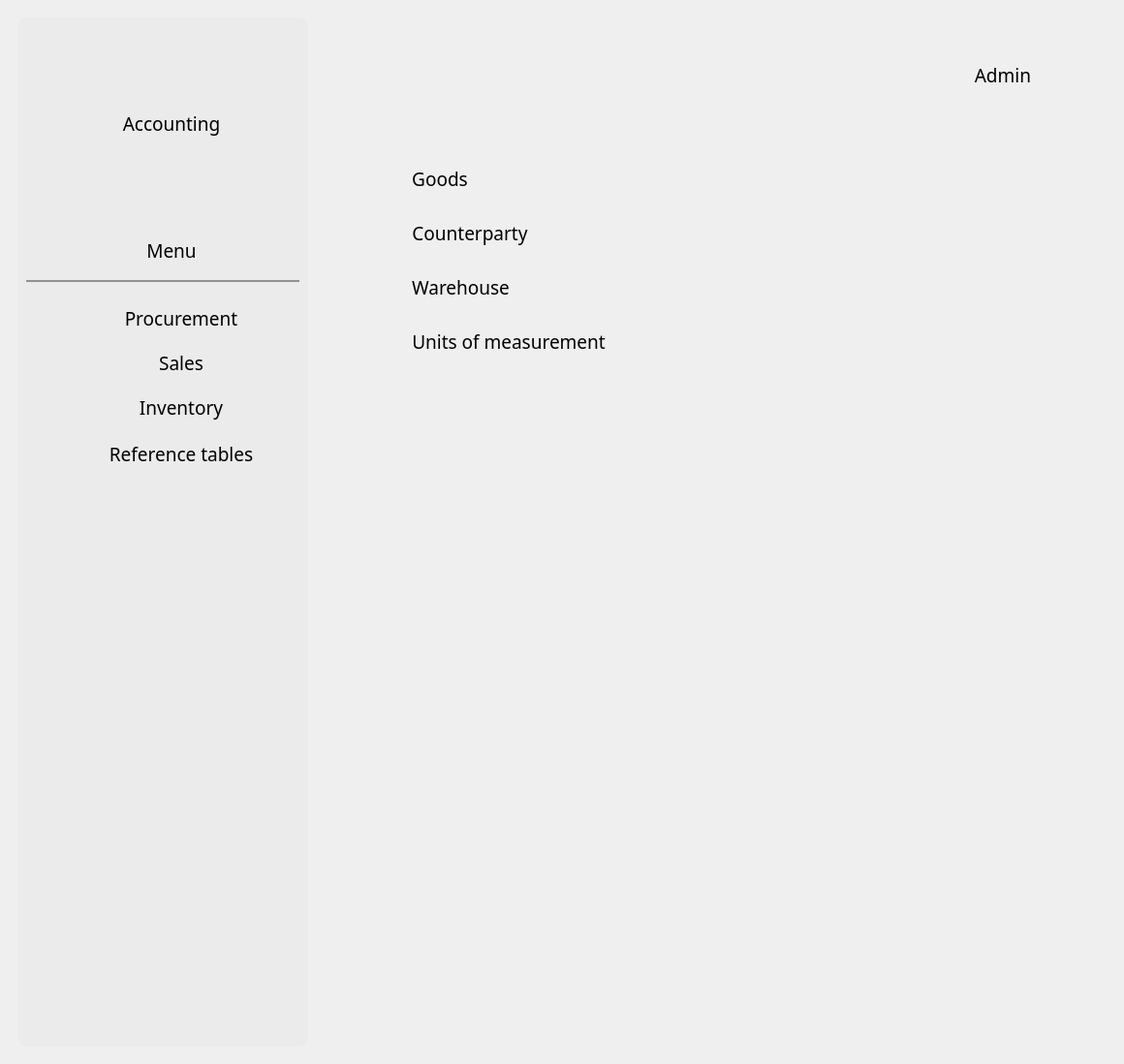
<?xml version="1.0" encoding="UTF-8"?>
<ui version="4.0">
 <class>MainWindow</class>
 <widget class="QMainWindow" name="MainWindow">
  <property name="geometry">
   <rect>
    <x>0</x>
    <y>0</y>
    <width>1160</width>
    <height>1098</height>
   </rect>
  </property>
  <property name="sizePolicy">
   <sizepolicy hsizetype="Expanding" vsizetype="Expanding">
    <horstretch>100</horstretch>
    <verstretch>100</verstretch>
   </sizepolicy>
  </property>
  <property name="windowTitle">
   <string>MainWindow</string>
  </property>
  <property name="styleSheet">
   <string notr="true">QGroupBox { border: none; }
QPushButton {
    border: none;
    color: black;
}
QPushButton:hover {
    color: grey;
}</string>
  </property>
  <widget class="QWidget" name="centralwidget">
   <property name="sizePolicy">
    <sizepolicy hsizetype="Expanding" vsizetype="Expanding">
     <horstretch>0</horstretch>
     <verstretch>0</verstretch>
    </sizepolicy>
   </property>
   <layout class="QGridLayout" name="gridLayout_7">
    <item row="0" column="0">
     <widget class="QGroupBox" name="horizontalGroupBox">
      <property name="sizePolicy">
       <sizepolicy hsizetype="Expanding" vsizetype="Expanding">
        <horstretch>0</horstretch>
        <verstretch>0</verstretch>
       </sizepolicy>
      </property>
      <property name="maximumSize">
       <size>
        <width>1920</width>
        <height>1080</height>
       </size>
      </property>
      <layout class="QGridLayout" name="gridLayout_6">
       <item row="0" column="1">
        <widget class="QGroupBox" name="Right_side">
         <property name="sizePolicy">
          <sizepolicy hsizetype="Expanding" vsizetype="Expanding">
           <horstretch>162</horstretch>
           <verstretch>108</verstretch>
          </sizepolicy>
         </property>
         <property name="maximumSize">
          <size>
           <width>1620</width>
           <height>1080</height>
          </size>
         </property>
         <property name="layoutDirection">
          <enum>Qt::LeftToRight</enum>
         </property>
         <property name="styleSheet">
          <string notr="true"/>
         </property>
         <property name="alignment">
          <set>Qt::AlignRight|Qt::AlignTrailing|Qt::AlignVCenter</set>
         </property>
         <layout class="QGridLayout" name="gridLayout_4">
          <item row="0" column="0">
           <widget class="QGroupBox" name="Header_block">
            <property name="sizePolicy">
             <sizepolicy hsizetype="Expanding" vsizetype="Expanding">
              <horstretch>0</horstretch>
              <verstretch>0</verstretch>
             </sizepolicy>
            </property>
            <property name="minimumSize">
             <size>
              <width>800</width>
              <height>100</height>
             </size>
            </property>
            <property name="maximumSize">
             <size>
              <width>1620</width>
              <height>100</height>
             </size>
            </property>
            <property name="alignment">
             <set>Qt::AlignRight|Qt::AlignTrailing|Qt::AlignVCenter</set>
            </property>
            <layout class="QGridLayout" name="gridLayout_2">
             <item row="0" column="0">
              <widget class="QGroupBox" name="User_info">
               <property name="sizePolicy">
                <sizepolicy hsizetype="Expanding" vsizetype="Expanding">
                 <horstretch>0</horstretch>
                 <verstretch>0</verstretch>
                </sizepolicy>
               </property>
               <property name="maximumSize">
                <size>
                 <width>1620</width>
                 <height>100</height>
                </size>
               </property>
               <property name="alignment">
                <set>Qt::AlignRight|Qt::AlignTop|Qt::AlignTrailing</set>
               </property>
               <layout class="QGridLayout" name="gridLayout_3">
                <item row="0" column="2">
                 <widget class="QPushButton" name="logout">
                  <property name="sizePolicy">
                   <sizepolicy hsizetype="Expanding" vsizetype="Expanding">
                    <horstretch>0</horstretch>
                    <verstretch>0</verstretch>
                   </sizepolicy>
                  </property>
                  <property name="maximumSize">
                   <size>
                    <width>45</width>
                    <height>40</height>
                   </size>
                  </property>
                  <property name="layoutDirection">
                   <enum>Qt::RightToLeft</enum>
                  </property>
                  <property name="text">
                   <string/>
                  </property>
                  <property name="icon">
                   <iconset>
                    <normaloff>icons/logout.png</normaloff>icons/logout.png</iconset>
                  </property>
                  <property name="iconSize">
                   <size>
                    <width>40</width>
                    <height>40</height>
                   </size>
                  </property>
                 </widget>
                </item>
                <item row="0" column="1">
                 <widget class="QLabel" name="username">
                  <property name="sizePolicy">
                   <sizepolicy hsizetype="Expanding" vsizetype="Expanding">
                    <horstretch>0</horstretch>
                    <verstretch>0</verstretch>
                   </sizepolicy>
                  </property>
                  <property name="maximumSize">
                   <size>
                    <width>90</width>
                    <height>50</height>
                   </size>
                  </property>
                  <property name="font">
                   <font>
                    <family>Century Gothic</family>
                    <pointsize>14</pointsize>
                   </font>
                  </property>
                  <property name="text">
                   <string>Admin</string>
                  </property>
                  <property name="alignment">
                   <set>Qt::AlignRight|Qt::AlignTrailing|Qt::AlignVCenter</set>
                  </property>
                 </widget>
                </item>
                <item row="0" column="0">
                 <widget class="QLabel" name="label">
                  <property name="text">
                   <string/>
                  </property>
                 </widget>
                </item>
               </layout>
              </widget>
             </item>
            </layout>
           </widget>
          </item>
          <item row="2" column="0">
           <widget class="QGroupBox" name="Body_block">
            <property name="sizePolicy">
             <sizepolicy hsizetype="Expanding" vsizetype="Expanding">
              <horstretch>0</horstretch>
              <verstretch>0</verstretch>
             </sizepolicy>
            </property>
            <property name="maximumSize">
             <size>
              <width>1620</width>
              <height>980</height>
             </size>
            </property>
            <property name="alignment">
             <set>Qt::AlignRight|Qt::AlignTop|Qt::AlignTrailing</set>
            </property>
            <layout class="QGridLayout" name="gridLayout">
             <item row="0" column="4">
              <widget class="QGroupBox" name="items_in_body">
               <property name="minimumSize">
                <size>
                 <width>200</width>
                 <height>100</height>
                </size>
               </property>
               <property name="maximumSize">
                <size>
                 <width>1370</width>
                 <height>980</height>
                </size>
               </property>
               <property name="alignment">
                <set>Qt::AlignLeading|Qt::AlignLeft|Qt::AlignTop</set>
               </property>
               <layout class="QGridLayout" name="gridLayout_9">
                <item row="1" column="0">
                 <widget class="QGroupBox" name="verticalGroupBox">
                  <property name="minimumSize">
                   <size>
                    <width>0</width>
                    <height>800</height>
                   </size>
                  </property>
                  <layout class="QGridLayout" name="gridLayout_11">
                   <item row="1" column="0">
                    <widget class="QFrame" name="goods_nav_2">
                     <property name="maximumSize">
                      <size>
                       <width>16777215</width>
                       <height>50</height>
                      </size>
                     </property>
                     <layout class="QHBoxLayout" name="horizontalLayout_2">
                      <property name="spacing">
                       <number>1</number>
                      </property>
                      <item>
                       <widget class="QLabel" name="goods_pic">
                        <property name="maximumSize">
                         <size>
                          <width>55</width>
                          <height>32</height>
                         </size>
                        </property>
                        <property name="text">
                         <string/>
                        </property>
                        <property name="pixmap">
                         <pixmap>icons/boxes.png</pixmap>
                        </property>
                       </widget>
                      </item>
                      <item>
                       <widget class="QPushButton" name="goods">
                        <property name="sizePolicy">
                         <sizepolicy hsizetype="Fixed" vsizetype="Fixed">
                          <horstretch>0</horstretch>
                          <verstretch>0</verstretch>
                         </sizepolicy>
                        </property>
                        <property name="font">
                         <font>
                          <family>Century Gothic</family>
                          <pointsize>14</pointsize>
                         </font>
                        </property>
                        <property name="text">
                         <string>Goods</string>
                        </property>
                       </widget>
                      </item>
                      <item>
                       <widget class="QLabel" name="label_4">
                        <property name="text">
                         <string/>
                        </property>
                       </widget>
                      </item>
                     </layout>
                    </widget>
                   </item>
                   <item row="5" column="0">
                    <widget class="QLabel" name="label_2">
                     <property name="minimumSize">
                      <size>
                       <width>0</width>
                       <height>500</height>
                      </size>
                     </property>
                     <property name="lineWidth">
                      <number>2</number>
                     </property>
                     <property name="text">
                      <string/>
                     </property>
                    </widget>
                   </item>
                   <item row="2" column="0">
                    <widget class="QFrame" name="counterparty_nav_2">
                     <property name="maximumSize">
                      <size>
                       <width>16777215</width>
                       <height>50</height>
                      </size>
                     </property>
                     <layout class="QHBoxLayout" name="counterparty_nav">
                      <property name="spacing">
                       <number>1</number>
                      </property>
                      <item>
                       <widget class="QLabel" name="counterparty_pic">
                        <property name="maximumSize">
                         <size>
                          <width>55</width>
                          <height>32</height>
                         </size>
                        </property>
                        <property name="text">
                         <string/>
                        </property>
                        <property name="pixmap">
                         <pixmap>icons/people.png</pixmap>
                        </property>
                       </widget>
                      </item>
                      <item>
                       <widget class="QPushButton" name="counterparty">
                        <property name="sizePolicy">
                         <sizepolicy hsizetype="Fixed" vsizetype="Fixed">
                          <horstretch>0</horstretch>
                          <verstretch>0</verstretch>
                         </sizepolicy>
                        </property>
                        <property name="font">
                         <font>
                          <family>Century Gothic</family>
                          <pointsize>14</pointsize>
                         </font>
                        </property>
                        <property name="text">
                         <string>Counterparty</string>
                        </property>
                       </widget>
                      </item>
                      <item>
                       <widget class="QLabel" name="label_5">
                        <property name="text">
                         <string/>
                        </property>
                       </widget>
                      </item>
                     </layout>
                    </widget>
                   </item>
                   <item row="3" column="0">
                    <widget class="QFrame" name="warehouse_nav_2">
                     <property name="maximumSize">
                      <size>
                       <width>16777215</width>
                       <height>50</height>
                      </size>
                     </property>
                     <layout class="QHBoxLayout" name="warehouse_nav">
                      <property name="spacing">
                       <number>1</number>
                      </property>
                      <item>
                       <widget class="QLabel" name="warehouse_pic">
                        <property name="maximumSize">
                         <size>
                          <width>55</width>
                          <height>32</height>
                         </size>
                        </property>
                        <property name="text">
                         <string/>
                        </property>
                        <property name="pixmap">
                         <pixmap>icons/warehouse.png</pixmap>
                        </property>
                       </widget>
                      </item>
                      <item>
                       <widget class="QPushButton" name="warehouse">
                        <property name="sizePolicy">
                         <sizepolicy hsizetype="Fixed" vsizetype="Fixed">
                          <horstretch>0</horstretch>
                          <verstretch>0</verstretch>
                         </sizepolicy>
                        </property>
                        <property name="font">
                         <font>
                          <family>Century Gothic</family>
                          <pointsize>14</pointsize>
                         </font>
                        </property>
                        <property name="text">
                         <string>Warehouse</string>
                        </property>
                       </widget>
                      </item>
                      <item>
                       <widget class="QLabel" name="label_6">
                        <property name="text">
                         <string/>
                        </property>
                       </widget>
                      </item>
                     </layout>
                    </widget>
                   </item>
                   <item row="4" column="0">
                    <widget class="QFrame" name="units_nav">
                     <property name="maximumSize">
                      <size>
                       <width>16777215</width>
                       <height>50</height>
                      </size>
                     </property>
                     <layout class="QHBoxLayout" name="horizontalLayout_3">
                      <property name="spacing">
                       <number>1</number>
                      </property>
                      <item>
                       <widget class="QLabel" name="units_pic">
                        <property name="maximumSize">
                         <size>
                          <width>55</width>
                          <height>32</height>
                         </size>
                        </property>
                        <property name="text">
                         <string/>
                        </property>
                        <property name="pixmap">
                         <pixmap>icons/weight.png</pixmap>
                        </property>
                       </widget>
                      </item>
                      <item>
                       <widget class="QPushButton" name="units">
                        <property name="sizePolicy">
                         <sizepolicy hsizetype="Fixed" vsizetype="Fixed">
                          <horstretch>0</horstretch>
                          <verstretch>0</verstretch>
                         </sizepolicy>
                        </property>
                        <property name="font">
                         <font>
                          <family>Century Gothic</family>
                          <pointsize>14</pointsize>
                         </font>
                        </property>
                        <property name="text">
                         <string>Units of measurement</string>
                        </property>
                       </widget>
                      </item>
                      <item>
                       <widget class="QLabel" name="label_7">
                        <property name="text">
                         <string/>
                        </property>
                       </widget>
                      </item>
                     </layout>
                    </widget>
                   </item>
                  </layout>
                 </widget>
                </item>
               </layout>
              </widget>
             </item>
            </layout>
           </widget>
          </item>
         </layout>
        </widget>
       </item>
       <item row="0" column="0">
        <widget class="QFrame" name="Left_side">
         <property name="sizePolicy">
          <sizepolicy hsizetype="Expanding" vsizetype="Expanding">
           <horstretch>0</horstretch>
           <verstretch>0</verstretch>
          </sizepolicy>
         </property>
         <property name="maximumSize">
          <size>
           <width>300</width>
           <height>1080</height>
          </size>
         </property>
         <property name="styleSheet">
          <string notr="true">background: #EBEBEB;
border-radius: 10px;
</string>
         </property>
         <layout class="QGridLayout" name="gridLayout_5">
          <property name="bottomMargin">
           <number>3</number>
          </property>
          <item row="2" column="0">
           <widget class="QFrame" name="separator">
            <property name="minimumSize">
             <size>
              <width>0</width>
              <height>2</height>
             </size>
            </property>
            <property name="maximumSize">
             <size>
              <width>16777215</width>
              <height>2</height>
             </size>
            </property>
            <property name="styleSheet">
             <string notr="true">background-color: rgb(145, 145, 145);</string>
            </property>
            <property name="frameShape">
             <enum>QFrame::Panel</enum>
            </property>
            <property name="frameShadow">
             <enum>QFrame::Sunken</enum>
            </property>
           </widget>
          </item>
          <item row="5" column="0">
           <widget class="QGroupBox" name="verticalGroupBox">
            <property name="sizePolicy">
             <sizepolicy hsizetype="Expanding" vsizetype="Expanding">
              <horstretch>0</horstretch>
              <verstretch>0</verstretch>
             </sizepolicy>
            </property>
            <property name="minimumSize">
             <size>
              <width>0</width>
              <height>630</height>
             </size>
            </property>
            <property name="styleSheet">
             <string notr="true"/>
            </property>
            <layout class="QVBoxLayout" name="verticalLayout_3"/>
           </widget>
          </item>
          <item row="3" column="0">
           <widget class="QGroupBox" name="verticalGroupBox">
            <property name="sizePolicy">
             <sizepolicy hsizetype="Expanding" vsizetype="Expanding">
              <horstretch>0</horstretch>
              <verstretch>0</verstretch>
             </sizepolicy>
            </property>
            <property name="styleSheet">
             <string notr="true"/>
            </property>
            <layout class="QVBoxLayout" name="verticalLayout_2">
             <property name="spacing">
              <number>1</number>
             </property>
             <item>
              <widget class="QFrame" name="procurement_nav">
               <property name="sizePolicy">
                <sizepolicy hsizetype="Expanding" vsizetype="Expanding">
                 <horstretch>0</horstretch>
                 <verstretch>0</verstretch>
                </sizepolicy>
               </property>
               <property name="maximumSize">
                <size>
                 <width>16777215</width>
                 <height>50</height>
                </size>
               </property>
               <property name="font">
                <font>
                 <family>Century Gothic</family>
                 <pointsize>14</pointsize>
                </font>
               </property>
               <layout class="QHBoxLayout" name="income_nav">
                <item>
                 <widget class="QLabel" name="procurement_pic">
                  <property name="sizePolicy">
                   <sizepolicy hsizetype="Expanding" vsizetype="Expanding">
                    <horstretch>0</horstretch>
                    <verstretch>0</verstretch>
                   </sizepolicy>
                  </property>
                  <property name="maximumSize">
                   <size>
                    <width>32</width>
                    <height>32</height>
                   </size>
                  </property>
                  <property name="baseSize">
                   <size>
                    <width>0</width>
                    <height>0</height>
                   </size>
                  </property>
                  <property name="font">
                   <font>
                    <family>Century Gothic</family>
                    <pointsize>14</pointsize>
                   </font>
                  </property>
                  <property name="text">
                   <string/>
                  </property>
                  <property name="pixmap">
                   <pixmap>icons/procurement.png</pixmap>
                  </property>
                  <property name="alignment">
                   <set>Qt::AlignCenter</set>
                  </property>
                 </widget>
                </item>
                <item>
                 <widget class="QPushButton" name="procurement">
                  <property name="sizePolicy">
                   <sizepolicy hsizetype="Expanding" vsizetype="Expanding">
                    <horstretch>0</horstretch>
                    <verstretch>0</verstretch>
                   </sizepolicy>
                  </property>
                  <property name="font">
                   <font>
                    <family>Century Gothic</family>
                    <pointsize>14</pointsize>
                   </font>
                  </property>
                  <property name="styleSheet">
                   <string notr="true"/>
                  </property>
                  <property name="text">
                   <string>Procurement</string>
                  </property>
                 </widget>
                </item>
               </layout>
              </widget>
             </item>
             <item>
              <widget class="QFrame" name="sales_nav_2">
               <property name="sizePolicy">
                <sizepolicy hsizetype="Expanding" vsizetype="Expanding">
                 <horstretch>0</horstretch>
                 <verstretch>0</verstretch>
                </sizepolicy>
               </property>
               <property name="maximumSize">
                <size>
                 <width>16777215</width>
                 <height>50</height>
                </size>
               </property>
               <property name="font">
                <font>
                 <family>Century Gothic</family>
                 <pointsize>14</pointsize>
                </font>
               </property>
               <layout class="QHBoxLayout" name="expense_nav">
                <item>
                 <widget class="QLabel" name="sales_pic">
                  <property name="sizePolicy">
                   <sizepolicy hsizetype="Expanding" vsizetype="Expanding">
                    <horstretch>0</horstretch>
                    <verstretch>0</verstretch>
                   </sizepolicy>
                  </property>
                  <property name="minimumSize">
                   <size>
                    <width>0</width>
                    <height>0</height>
                   </size>
                  </property>
                  <property name="maximumSize">
                   <size>
                    <width>32</width>
                    <height>32</height>
                   </size>
                  </property>
                  <property name="font">
                   <font>
                    <family>Century Gothic</family>
                    <pointsize>14</pointsize>
                   </font>
                  </property>
                  <property name="text">
                   <string/>
                  </property>
                  <property name="pixmap">
                   <pixmap>icons/cash-register.png</pixmap>
                  </property>
                 </widget>
                </item>
                <item>
                 <widget class="QPushButton" name="sales">
                  <property name="sizePolicy">
                   <sizepolicy hsizetype="Expanding" vsizetype="Expanding">
                    <horstretch>0</horstretch>
                    <verstretch>0</verstretch>
                   </sizepolicy>
                  </property>
                  <property name="font">
                   <font>
                    <family>Century Gothic</family>
                    <pointsize>14</pointsize>
                   </font>
                  </property>
                  <property name="styleSheet">
                   <string notr="true"/>
                  </property>
                  <property name="text">
                   <string>Sales</string>
                  </property>
                 </widget>
                </item>
               </layout>
              </widget>
             </item>
             <item>
              <widget class="QFrame" name="inventory_nav">
               <property name="sizePolicy">
                <sizepolicy hsizetype="Expanding" vsizetype="Expanding">
                 <horstretch>0</horstretch>
                 <verstretch>0</verstretch>
                </sizepolicy>
               </property>
               <property name="maximumSize">
                <size>
                 <width>16777215</width>
                 <height>50</height>
                </size>
               </property>
               <property name="font">
                <font>
                 <family>Century Gothic</family>
                 <pointsize>14</pointsize>
                </font>
               </property>
               <layout class="QHBoxLayout" name="goods_nav">
                <item>
                 <widget class="QLabel" name="inventory_pic">
                  <property name="sizePolicy">
                   <sizepolicy hsizetype="Expanding" vsizetype="Expanding">
                    <horstretch>0</horstretch>
                    <verstretch>0</verstretch>
                   </sizepolicy>
                  </property>
                  <property name="maximumSize">
                   <size>
                    <width>32</width>
                    <height>32</height>
                   </size>
                  </property>
                  <property name="font">
                   <font>
                    <family>Century Gothic</family>
                    <pointsize>14</pointsize>
                   </font>
                  </property>
                  <property name="text">
                   <string/>
                  </property>
                  <property name="pixmap">
                   <pixmap>icons/inventory.png</pixmap>
                  </property>
                 </widget>
                </item>
                <item>
                 <widget class="QPushButton" name="inventory">
                  <property name="sizePolicy">
                   <sizepolicy hsizetype="Expanding" vsizetype="Expanding">
                    <horstretch>0</horstretch>
                    <verstretch>0</verstretch>
                   </sizepolicy>
                  </property>
                  <property name="font">
                   <font>
                    <family>Century Gothic</family>
                    <pointsize>14</pointsize>
                   </font>
                  </property>
                  <property name="styleSheet">
                   <string notr="true"/>
                  </property>
                  <property name="text">
                   <string>Inventory</string>
                  </property>
                 </widget>
                </item>
               </layout>
              </widget>
             </item>
             <item>
              <widget class="QFrame" name="reference_nav">
               <property name="minimumSize">
                <size>
                 <width>0</width>
                 <height>50</height>
                </size>
               </property>
               <property name="maximumSize">
                <size>
                 <width>16777215</width>
                 <height>50</height>
                </size>
               </property>
               <layout class="QHBoxLayout" name="horizontalLayout">
                <item>
                 <widget class="QLabel" name="reference_pic">
                  <property name="maximumSize">
                   <size>
                    <width>32</width>
                    <height>32</height>
                   </size>
                  </property>
                  <property name="baseSize">
                   <size>
                    <width>32</width>
                    <height>32</height>
                   </size>
                  </property>
                  <property name="text">
                   <string/>
                  </property>
                  <property name="pixmap">
                   <pixmap>icons/research.png</pixmap>
                  </property>
                 </widget>
                </item>
                <item>
                 <widget class="QPushButton" name="reference">
                  <property name="font">
                   <font>
                    <family>Century Gothic</family>
                    <pointsize>14</pointsize>
                   </font>
                  </property>
                  <property name="text">
                   <string>Reference tables</string>
                  </property>
                  <property name="iconSize">
                   <size>
                    <width>16</width>
                    <height>16</height>
                   </size>
                  </property>
                 </widget>
                </item>
               </layout>
              </widget>
             </item>
            </layout>
           </widget>
          </item>
          <item row="0" column="0">
           <widget class="QLabel" name="app_name">
            <property name="sizePolicy">
             <sizepolicy hsizetype="Expanding" vsizetype="Expanding">
              <horstretch>0</horstretch>
              <verstretch>0</verstretch>
             </sizepolicy>
            </property>
            <property name="minimumSize">
             <size>
              <width>300</width>
              <height>200</height>
             </size>
            </property>
            <property name="maximumSize">
             <size>
              <width>300</width>
              <height>200</height>
             </size>
            </property>
            <property name="font">
             <font>
              <family>Century Gothic</family>
              <pointsize>14</pointsize>
             </font>
            </property>
            <property name="whatsThis">
             <string notr="true"/>
            </property>
            <property name="layoutDirection">
             <enum>Qt::LeftToRight</enum>
            </property>
            <property name="locale">
             <locale language="Russian" country="Russia"/>
            </property>
            <property name="text">
             <string>Accounting</string>
            </property>
            <property name="alignment">
             <set>Qt::AlignCenter</set>
            </property>
           </widget>
          </item>
          <item row="1" column="0">
           <widget class="QLabel" name="menu_list">
            <property name="sizePolicy">
             <sizepolicy hsizetype="Expanding" vsizetype="Expanding">
              <horstretch>0</horstretch>
              <verstretch>0</verstretch>
             </sizepolicy>
            </property>
            <property name="minimumSize">
             <size>
              <width>300</width>
              <height>50</height>
             </size>
            </property>
            <property name="maximumSize">
             <size>
              <width>300</width>
              <height>50</height>
             </size>
            </property>
            <property name="font">
             <font>
              <family>Century Gothic</family>
              <pointsize>14</pointsize>
             </font>
            </property>
            <property name="text">
             <string>Menu</string>
            </property>
            <property name="alignment">
             <set>Qt::AlignCenter</set>
            </property>
           </widget>
          </item>
         </layout>
        </widget>
       </item>
      </layout>
     </widget>
    </item>
   </layout>
  </widget>
 </widget>
 <resources/>
 <connections/>
</ui>
